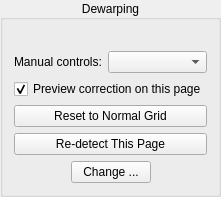
    <widget class="CollapsibleGroupBox" name="dewarpingPanel">
     <property name="title">
      <string>Dewarping</string>
     </property>
     <property name="alignment">
      <set>Qt::AlignCenter</set>
     </property>
     <property name="flat">
      <bool>false</bool>
     </property>
     <layout class="QVBoxLayout" name="verticalLayout_7">
      <item>
       <layout class="QHBoxLayout" name="horizontalLayout_11">
        <item>
         <spacer name="horizontalSpacer_19">
          <property name="orientation">
           <enum>Qt::Horizontal</enum>
          </property>
          <property name="sizeHint" stdset="0">
           <size>
            <width>1</width>
            <height>1</height>
           </size>
          </property>
         </spacer>
        </item>
        <item>
         <widget class="QLabel" name="dewarpingStatusLabel">
          <property name="text">
           <string/>
          </property>
         </widget>
        </item>
        <item>
         <spacer name="horizontalSpacer_20">
          <property name="orientation">
           <enum>Qt::Horizontal</enum>
          </property>
          <property name="sizeHint" stdset="0">
           <size>
            <width>1</width>
            <height>1</height>
           </size>
          </property>
         </spacer>
        </item>
       </layout>
      </item>
      <item>
       <layout class="QFormLayout" name="dewarpingEditModeLayout">
        <item row="0" column="0">
         <widget class="QLabel" name="dewarpingEditModeLabel">
          <property name="text">
           <string>Manual controls:</string>
          </property>
         </widget>
        </item>
        <item row="0" column="1">
         <widget class="QComboBox" name="dewarpingEditModeCombo">
          <property name="toolTip">
           <string>Simple mode uses three large points on an upper text line and three on a lower text line. Advanced mode shows the complete editable grid.</string>
          </property>
         </widget>
        </item>
       </layout>
      </item>
      <item>
       <widget class="QCheckBox" name="liveDewarpingPreviewCB">
        <property name="toolTip">
         <string>Replaces the central page image with a fast corrected preview while you edit. The final output is rendered at full quality.</string>
        </property>
        <property name="text">
         <string>Preview correction on this page</string>
        </property>
        <property name="checked">
         <bool>true</bool>
        </property>
       </widget>
      </item>
      <item>
       <widget class="QPushButton" name="resetDewarpingButton">
        <property name="toolTip">
         <string>Return this page to a straight, neutral grid without disabling dewarping.</string>
        </property>
        <property name="text">
         <string>Reset to Normal Grid</string>
        </property>
       </widget>
      </item>
      <item>
       <widget class="QPushButton" name="redetectDewarpingButton">
        <property name="toolTip">
         <string>Clear the cached dewarping result and automatically detect this page again. If the current mode is not automatic, Book text auto will be used.</string>
        </property>
        <property name="text">
         <string>Re-detect This Page</string>
        </property>
       </widget>
      </item>
      <item>
       <layout class="QHBoxLayout" name="horizontalLayout_8">
        <item>
         <spacer name="horizontalSpacer_17">
          <property name="orientation">
           <enum>Qt::Horizontal</enum>
          </property>
          <property name="sizeHint" stdset="0">
           <size>
            <width>1</width>
            <height>1</height>
           </size>
          </property>
         </spacer>
        </item>
        <item>
         <widget class="QPushButton" name="changeDewarpingButton">
          <property name="text">
           <string>Change ...</string>
          </property>
         </widget>
        </item>
        <item>
         <spacer name="horizontalSpacer_18">
          <property name="orientation">
           <enum>Qt::Horizontal</enum>
          </property>
          <property name="sizeHint" stdset="0">
           <size>
            <width>1</width>
            <height>1</height>
           </size>
          </property>
         </spacer>
        </item>
       </layout>
      </item>
     </layout>
    </widget>
